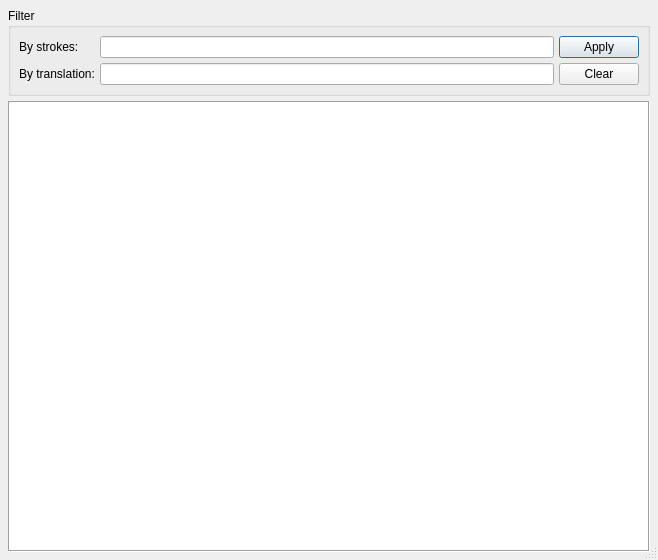
<?xml version="1.0" encoding="UTF-8"?>
<ui version="4.0">
 <class>DictionaryEditor</class>
 <widget class="QDialog" name="DictionaryEditor">
  <property name="windowModality">
   <enum>Qt::WindowModal</enum>
  </property>
  <property name="geometry">
   <rect>
    <x>0</x>
    <y>0</y>
    <width>658</width>
    <height>560</height>
   </rect>
  </property>
  <property name="windowTitle">
   <string>Plover: Dictionary Editor</string>
  </property>
  <property name="sizeGripEnabled">
   <bool>true</bool>
  </property>
  <layout class="QVBoxLayout" name="verticalLayout">
   <item>
    <widget class="QGroupBox" name="groupBox">
     <property name="title">
      <string>Filter</string>
     </property>
     <property name="flat">
      <bool>false</bool>
     </property>
     <property name="checkable">
      <bool>false</bool>
     </property>
     <layout class="QGridLayout" name="gridLayout">
      <item row="0" column="0">
       <widget class="QLabel" name="label">
        <property name="text">
         <string>By strokes:</string>
        </property>
       </widget>
      </item>
      <item row="0" column="1">
       <widget class="QLineEdit" name="strokes_filter"/>
      </item>
      <item row="0" column="2">
       <widget class="QPushButton" name="pushButton">
        <property name="sizePolicy">
         <sizepolicy hsizetype="Minimum" vsizetype="Minimum">
          <horstretch>0</horstretch>
          <verstretch>0</verstretch>
         </sizepolicy>
        </property>
        <property name="text">
         <string>Apply</string>
        </property>
       </widget>
      </item>
      <item row="1" column="0">
       <widget class="QLabel" name="label_2">
        <property name="text">
         <string>By translation:</string>
        </property>
       </widget>
      </item>
      <item row="1" column="1">
       <widget class="QLineEdit" name="translation_filter"/>
      </item>
      <item row="1" column="2">
       <widget class="QPushButton" name="pushButton_2">
        <property name="text">
         <string>Clear</string>
        </property>
       </widget>
      </item>
     </layout>
    </widget>
   </item>
   <item>
    <widget class="QTableView" name="table">
     <property name="frameShape">
      <enum>QFrame::Box</enum>
     </property>
     <property name="tabKeyNavigation">
      <bool>false</bool>
     </property>
     <property name="showDropIndicator" stdset="0">
      <bool>true</bool>
     </property>
     <property name="dragEnabled">
      <bool>true</bool>
     </property>
     <property name="dragDropOverwriteMode">
      <bool>false</bool>
     </property>
     <property name="dragDropMode">
      <enum>QAbstractItemView::DragDrop</enum>
     </property>
     <property name="defaultDropAction">
      <enum>Qt::IgnoreAction</enum>
     </property>
     <property name="alternatingRowColors">
      <bool>true</bool>
     </property>
     <property name="selectionBehavior">
      <enum>QAbstractItemView::SelectRows</enum>
     </property>
     <property name="textElideMode">
      <enum>Qt::ElideMiddle</enum>
     </property>
     <property name="sortingEnabled">
      <bool>true</bool>
     </property>
     <attribute name="horizontalHeaderStretchLastSection">
      <bool>true</bool>
     </attribute>
     <attribute name="verticalHeaderCascadingSectionResizes">
      <bool>true</bool>
     </attribute>
    </widget>
   </item>
  </layout>
  <action name="action_Delete">
   <property name="icon">
    <iconset resource="resources/resources.qrc">
     <normaloff>:/remove.svg</normaloff>:/remove.svg</iconset>
   </property>
   <property name="text">
    <string>&amp;Delete</string>
   </property>
   <property name="toolTip">
    <string>Delete selected entries.</string>
   </property>
   <property name="shortcut">
    <string>Del</string>
   </property>
  </action>
  <action name="action_Undo">
   <property name="icon">
    <iconset resource="resources/resources.qrc">
     <normaloff>:/undo.svg</normaloff>:/undo.svg</iconset>
   </property>
   <property name="text">
    <string>&amp;Undo</string>
   </property>
   <property name="toolTip">
    <string>Undo last add/delete/edit operation.</string>
   </property>
   <property name="shortcut">
    <string>Ctrl+Z</string>
   </property>
  </action>
  <action name="action_New">
   <property name="icon">
    <iconset resource="resources/resources.qrc">
     <normaloff>:/add.svg</normaloff>:/add.svg</iconset>
   </property>
   <property name="text">
    <string>&amp;New translation</string>
   </property>
   <property name="toolTip">
    <string>Add a new translation</string>
   </property>
   <property name="shortcut">
    <string>Ctrl+N</string>
   </property>
  </action>
 </widget>
 <layoutdefault spacing="5" margin="8"/>
 <resources>
  <include location="resources/resources.qrc"/>
 </resources>
 <connections>
  <connection>
   <sender>action_Delete</sender>
   <signal>triggered()</signal>
   <receiver>DictionaryEditor</receiver>
   <slot>on_delete()</slot>
   <hints>
    <hint type="sourcelabel">
     <x>-1</x>
     <y>-1</y>
    </hint>
    <hint type="destinationlabel">
     <x>199</x>
     <y>149</y>
    </hint>
   </hints>
  </connection>
  <connection>
   <sender>action_Undo</sender>
   <signal>triggered()</signal>
   <receiver>DictionaryEditor</receiver>
   <slot>on_undo()</slot>
   <hints>
    <hint type="sourcelabel">
     <x>-1</x>
     <y>-1</y>
    </hint>
    <hint type="destinationlabel">
     <x>199</x>
     <y>149</y>
    </hint>
   </hints>
  </connection>
  <connection>
   <sender>action_New</sender>
   <signal>triggered()</signal>
   <receiver>DictionaryEditor</receiver>
   <slot>on_new()</slot>
   <hints>
    <hint type="sourcelabel">
     <x>-1</x>
     <y>-1</y>
    </hint>
    <hint type="destinationlabel">
     <x>199</x>
     <y>149</y>
    </hint>
   </hints>
  </connection>
  <connection>
   <sender>DictionaryEditor</sender>
   <signal>finished(int)</signal>
   <receiver>DictionaryEditor</receiver>
   <slot>on_finished(int)</slot>
   <hints>
    <hint type="sourcelabel">
     <x>199</x>
     <y>149</y>
    </hint>
    <hint type="destinationlabel">
     <x>199</x>
     <y>149</y>
    </hint>
   </hints>
  </connection>
  <connection>
   <sender>pushButton</sender>
   <signal>clicked()</signal>
   <receiver>DictionaryEditor</receiver>
   <slot>on_apply_filter()</slot>
   <hints>
    <hint type="sourcelabel">
     <x>605</x>
     <y>36</y>
    </hint>
    <hint type="destinationlabel">
     <x>328</x>
     <y>279</y>
    </hint>
   </hints>
  </connection>
  <connection>
   <sender>strokes_filter</sender>
   <signal>returnPressed()</signal>
   <receiver>DictionaryEditor</receiver>
   <slot>on_apply_filter()</slot>
   <hints>
    <hint type="sourcelabel">
     <x>352</x>
     <y>22</y>
    </hint>
    <hint type="destinationlabel">
     <x>328</x>
     <y>279</y>
    </hint>
   </hints>
  </connection>
  <connection>
   <sender>translation_filter</sender>
   <signal>returnPressed()</signal>
   <receiver>DictionaryEditor</receiver>
   <slot>on_apply_filter()</slot>
   <hints>
    <hint type="sourcelabel">
     <x>352</x>
     <y>51</y>
    </hint>
    <hint type="destinationlabel">
     <x>328</x>
     <y>279</y>
    </hint>
   </hints>
  </connection>
  <connection>
   <sender>pushButton_2</sender>
   <signal>clicked()</signal>
   <receiver>DictionaryEditor</receiver>
   <slot>on_clear_filter()</slot>
   <hints>
    <hint type="sourcelabel">
     <x>597</x>
     <y>80</y>
    </hint>
    <hint type="destinationlabel">
     <x>328</x>
     <y>279</y>
    </hint>
   </hints>
  </connection>
 </connections>
 <slots>
  <slot>on_selection_changed()</slot>
  <slot>on_delete()</slot>
  <slot>on_undo()</slot>
  <slot>on_new()</slot>
  <slot>on_finished(int)</slot>
  <slot>on_apply_filter()</slot>
  <slot>on_clear_filter()</slot>
 </slots>
</ui>
